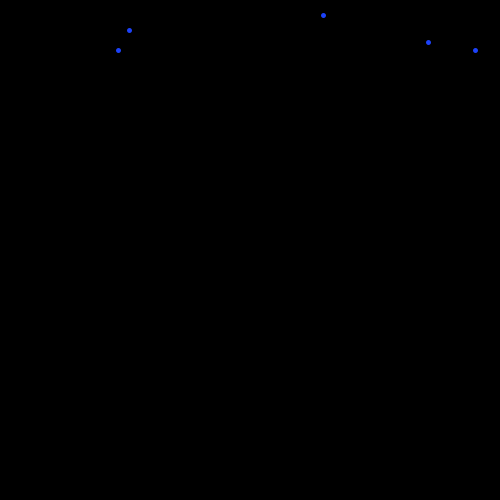
Frame 1 (no input)
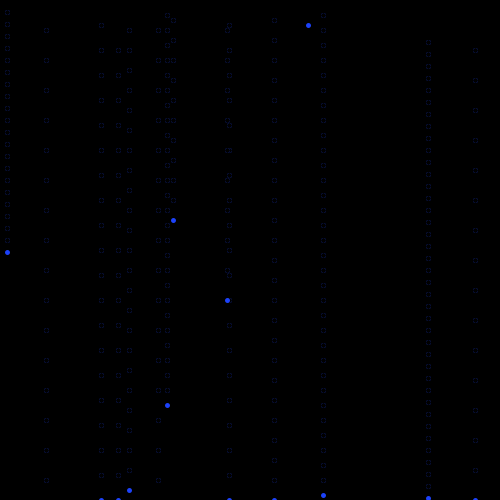
Frame 60 (the mouse pressed at the canvas centre just before this capture)
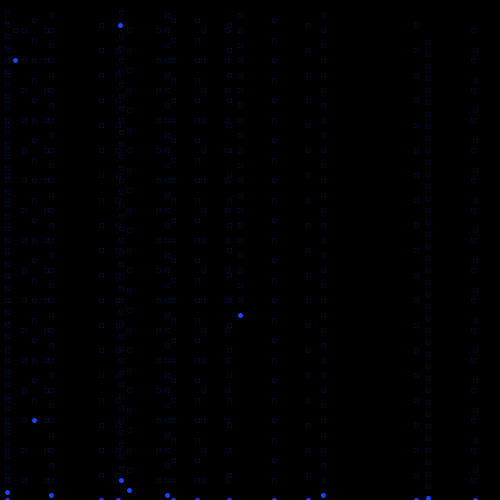
Frame 120 (the mouse held since frame 60 and released just before this capture)

The Processing sketch that drew these frames (run headless with seeded random() and noise(); from frame 60 on, the mouse is pressed at the canvas centre):

// Processing sketch: processing_64155
// ── processing_64155.pde

float x;
float y;
float x1;
float x2;
float x3;
float x4;
float y1;
float y2;
float y3;
float y4;



void setup(){
  size(500,500);
  background(0);
  x=random(500);
   x1=random(500);
    x2=random(500);
     x3=random(500);
      x4=random(500);
  y=0;
  y1=10;
  y2=20;
  y3=25;
  y4=30;
  strokeWeight(5);
  stroke(#1C42FA);
}
void draw()
{
  
stroke(0);
point(x,y);
point(x1,y1);
point(x2,y2);
point(x3,y3);
point(x4,y4);
y=y+15;
y1=y1+20;
y2=y2+30;
y3=y3+25;
y4=y4+12;

stroke(#1C42FA);
point(x,y);
point(x1,y1);
point(x2,y2);
point(x3,y3);
point(x4,y4);

print(x);
println();





if(y>=490){
  x=random(500);
  y=0;
}
if(y1>=490){
  x1=random(500);
  y1=0;
}
if(y2>=490){
  x2=random(500);
  y2=0;
}
if(y3>=490){
  x3=random(500);
  y3=0;
}
if(y4>=490){
  x4=random(500);
  y4=0;
}
}
